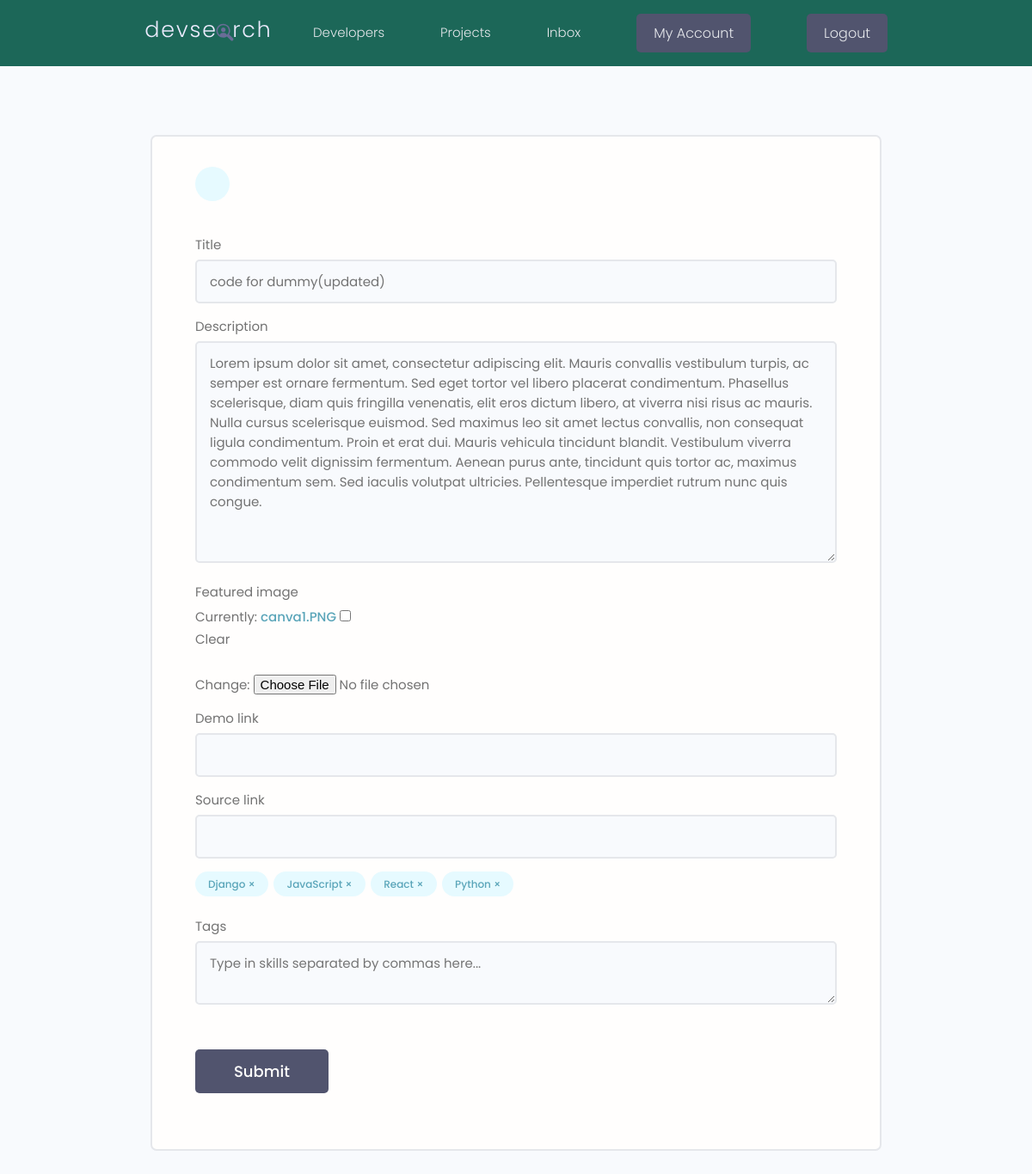
/projects/update-project/4d10659b-92d2-4815-8d49-077ed59dd2bb/ (signed in), run on the app's committed database.
### projects/models.py (models this page shows, shortened)
class Project(models.Model):
    owner= models.ForeignKey(Profile, null=True, blank=True, on_delete=models.CASCADE)
    title = models.CharField(max_length=200)
    description= models.TextField(null=True, blank=True)
    featured_image=models.ImageField(null=True, blank=True, default='default.jpeg')
    demo_link = models.CharField(max_length=2000, null=True, blank=True)
    source_link = models.CharField(max_length=2000, null=True, blank=True)
    tags=models.ManyToManyField('Tag', blank=True)
    vote_total=models.IntegerField(default=0, null=True)
    vote_ratio = models.IntegerField(default=0, null=True)
    created = models.DateTimeField(auto_now_add=True)
    id= models.UUIDField(default=uuid.uuid4, unique=True, primary_key=True,
                         editable=False)
    class Meta:
        ordering=['-vote_ratio', '-vote_total', 'title']

class Tag(models.Model):
    name=models.CharField(max_length=200)
    created = models.DateTimeField(auto_now_add=True)
    id = models.UUIDField(default=uuid.uuid4, unique=True, primary_key=True,
                          editable=False)

### projects/views.py (the view, shortened to what this page needs)
# urls.py: path('update-project/<str:pk>/', views.updateProject, name='update-project'),
@login_required(login_url='login')
def updateProject(requests, pk):
    profile=requests.user.profile
    project=profile.project_set.get(id=pk)
    form=ProjectForm(instance=project)
    context={'form':form, 'project':project}
    return render(requests, 'projects/project_form.html', context)

### projects/forms.py
class ProjectForm(ModelForm):
    class Meta:
        model = Project
        fields = ['title','description','featured_image','demo_link','source_link']
        widgets = {
            'tags':forms.CheckboxSelectMultiple(),
        }
    def __init__(self, *args, **kwargs):
        super(ProjectForm, self).__init__(*args, **kwargs)
        for name,field in self.fields.items():
            field.widget.attrs.update({'class': 'input'})

### projects/templates/projects/project_form.html (shortened to what this page needs)
<!DOCTYPE html>
<html lang="en">
<head>
</head>
<body>
{% extends 'main.html' %}
{% block content %}
    <main class="formPage my-xl">
        <div class="content-box">
            <div class="formWrapper">
                <a class="backButton" href="{% url 'account' %}"></a>
                <br>
                <form class="form" method="POST" enctype="multipart/form-data">
                    {% for field in form %}
                    <div class="form__field">
                        <label for="formInput#text">{{field.label}} </label>
                        {{field}}
                    </div>
                    {% endfor %}
                    <div class="form__field">
                        {% for tag in project.tags.all %}
                            <div class="project-tag tag tag--pill tag--main" data-tag="{{tag.id}}" data-project="{{project.id}}">{{tag.name}}   &#215;</div>
                        {% endfor %}
                    </div>
                    <div class="form__field">
                        <label for="formInput#text">Tags </label>
                        <textarea class="input" name="newtags" placeholder="Type in skills separated by commas here..."></textarea>
                    </div>
                    <input class="btn btn--sub btn--lg  my-md" type="submit" value="Submit" />
                </form>
            </div>
        </div>
    </main>
{% endblock content %}

### static/styles/app.css (style rules this page uses)
:root { --color-sub: #1C6758; }
.btn--sub { background-color: var(--color-sub-light); }
.content-box { width: 95%; max-width: 85rem; margin: 0 auto; }
.backButton { background: var(--color-main-light); color: var(--color-main); width: 4rem; height: 4rem; display: flex; align-items: center; justify-content: center; border-radius: 50%; }
.formPage .formWrapper { list-style: none; background: var(--color-white); padding: 3.5rem 5rem; border: 2px solid var(--color-light); border-radius: 0.7rem; }

### static/uikit/styles/modules/_variables.css (style rules this page uses)
:root { --color-main: #5aa5b9; --color-main-light: #e6faff; --color-sub: #3f4156; --color-sub-light: #51546e; --color-sub-lighter: #ededfd; --color-text: #737373; --color-gray: #8b8b8b; --color-light: #e5e7eb; --color-light-gray: #767676; --color-bg: #f8fafd; --color-white: #fffefd; --color-white-light: #f3f3f3; --color-success: #359e64; --color-success-bg: #def8e8; --color-error: #fc4b0b; --color-error-bg: #fff2ee; --font-base: 'Poppins', arial, helvetica, 'Segoe UI', roboto, ubuntu, sans-serif; --font-monospace: 'Fira Code', 'Courier New', courier, monospace; --font-regular: 300; --font-medium: 500; --font-bold: 700; --generic-shadow: 1px 1px 5px #00000010; --generic-transition: all 0.3s ease-in-out; }

### static/uikit/styles/modules/_base.css (style rules this page uses)
* { margin: 0; padding: 0; box-sizing: border-box; text-rendering: optimizeLegibility; color: inherit; font-size: inherit; }
html { font-size: 50%; }
@media only screen and (min-width: 480px) { html { font-size: 56.25%; } }
@media only screen and (min-width: 1200px) { html { font-size: 62.5%; } }
body { line-height: 1.6; font-weight: 400; font-size: 1.5rem; color: var(--color-text); background-color: var(--color-bg); min-height: 100vh; }

### static/uikit/styles/modules/_typography.css (style rules this page uses)
* { font-family: var(--font-base); }
a { padding-bottom: 2px; text-decoration: none; display: inline-block; color: var(--color-main); font-weight: var(--font-medium); }

### static/uikit/styles/modules/_utilities.css (style rules this page uses)
.my-md { margin: 3rem auto; }
.my-xl { margin: 8rem auto; }

### static/uikit/styles/modules/_button.css (style rules this page uses)
.btn { display: inline-block; position: relative; cursor: pointer; background-color: var(--color-light); font-weight: var(--font-medium); color: var(--color-sub); text-decoration: none; padding: 1rem 2rem; border-radius: 0.5rem; border: none; width: -webkit-fit-content; width: -moz-fit-content; width: fit-content; height: -webkit-fit-content; height: -moz-fit-content; height: fit-content; font-size: 1.6rem; outline-width: 0; outline-color: transparent; -webkit-backface-visibility: hidden; backface-visibility: hidden; transition: all 0.3s ease-in-out; }
.btn--sub { background-color: var(--color-sub); color: var(--color-white); }
.btn--lg { font-size: 1.8rem; padding: 1.2rem 4.5rem; }

### static/uikit/styles/modules/_form.css (style rules this page uses)
.form { display: block; }
.form__field { margin-top: 1.5rem; margin-bottom: 1.5rem; }
.form__label, .form__field > label { display: block; margin-bottom: 0.5rem; color: var(--color-text); }
input.input[type='text'], input.input[type='email'], input.input[type='password'], input.input[type='number'], textarea.input { min-width: 24rem; width: 100%; padding: 1.2rem 1.5rem; border-radius: 0.5rem; border: 2px solid var(--color-light); transition: all 0.3s ease-in-out; background-color: var(--color-bg); }

### static/uikit/styles/modules/_tag.css (style rules this page uses)
.tag { display: inline-flex; align-items: center; background-color: var(--color-sub); height: -webkit-fit-content; height: -moz-fit-content; height: fit-content; width: -webkit-fit-content; width: -moz-fit-content; width: fit-content; border-radius: 0.5rem; padding: 0.5rem 1.5rem; font-size: 1.2rem; cursor: pointer; }
.tag:not(:last-child) { margin-right: 0.25rem; margin-bottom: 0.75rem; }
.tag--pill { border-radius: 5rem; }
.tag--main, .tag--main > small { background: var(--color-main-light); color: var(--color-main); font-weight: 500; }

### data on the page
Project: form "code for dummy(updated)" "Lorem ipsum dolor sit amet, consectetur adipiscing elit. Mauris convallis vestibulum turpis, ac semper est ornare fermentum. Sed eget tortor vel libero placerat condimentum. Phasellus scelerisque, diam quis fringilla venenatis, elit eros dictum libero, at viverra nisi risus ac mauris. Nulla cursus scelerisque euismod. Sed maximus leo sit amet lectus convallis, non consequat ligula condimentum. Proin et erat dui. Mauris vehicula tincidunt blandit. Vestibulum viverra commodo velit dignissim fermentum. Aenean purus ante, tincidunt quis tortor ac, maximus condimentum sem. Sed iaculis volutpat ultricies. Pellentesque imperdiet rutrum nunc quis congue."
Tag: name "Django"
Tag: name "JavaScript"
Tag: name "React"
Tag: name "Python"

### other printed values
{{ field.label }} "Title" "Description" "Featured image" "Demo link" "Source link"
